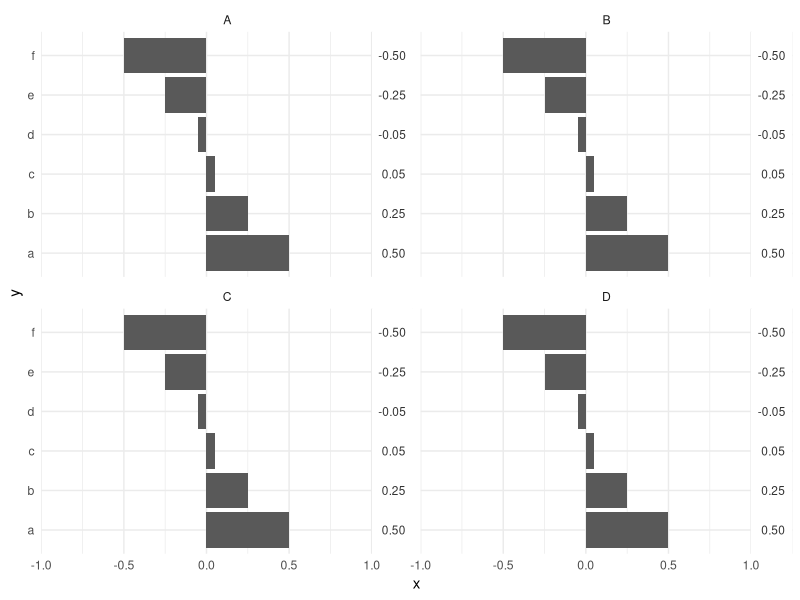

R code for this plot:
## ---- chunk 1
#| label: setup
#| message: false

# Load required packages
library(tidyverse)
library(viridis)
## ---- chunk 2
data <- tibble(
  x = rep(c(.5, .25, .05, -.05, -.25, -.5), 4),
  y = rep(c("a", "b", "c", "d", "e", "f"), 4),
  facet = rep(c("A", "B", "C", "D"), each = 6)
)

ggplot(data, aes(x = x, y = y)) +
  geom_col() +
  facet_wrap(~ facet) +
  geom_rect(
    aes(xmin = 1, xmax = Inf, ymin = -Inf, ymax = Inf), 
    fill = "white"
  ) +
  geom_text(
    aes(x = 1.125, y = y, label = format(round(x, 2), nsmall = 2)), 
    size = 3,
    alpha = .8,
    hjust = .5
  ) +
  scale_x_continuous(
    limits = c(-1, 1.25), 
    expand = expansion(mult = c(0, 0))
  ) +
  theme_minimal()
